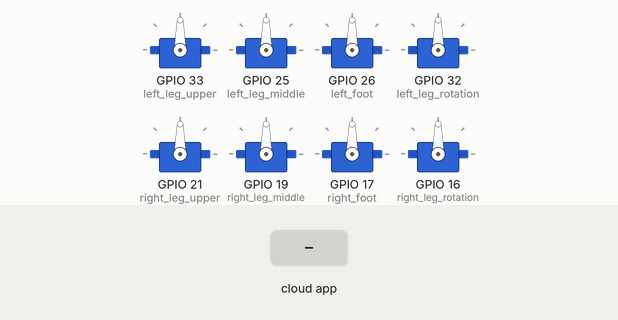
Bench run of a sketch on a simulated ESP32. On the bench: 8 × servo. The inputs (shaded band) are chosen by the test bench. The ROS host is connected and sends only what is stated.

Above: at 1.6 s.
1.7 s: the phone or cloud app sets servo_motion to reverse
At 2.3 s:
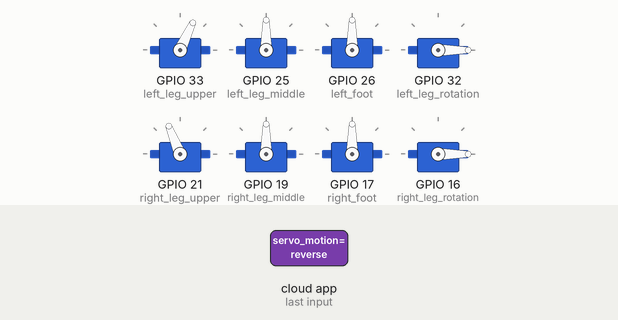
4.7 s: the phone or cloud app sets servo_motion to forward
At 5.8 s:
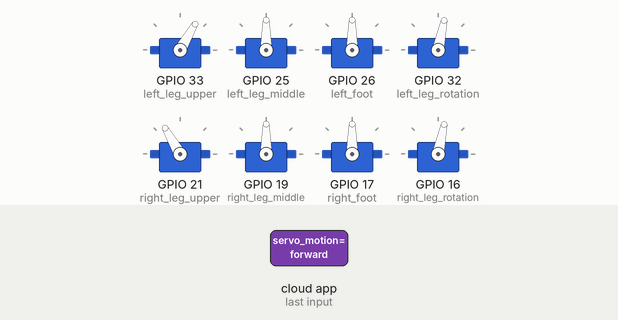
6.7 s: the phone or cloud app sets servo_motion to right
At 8.1 s:
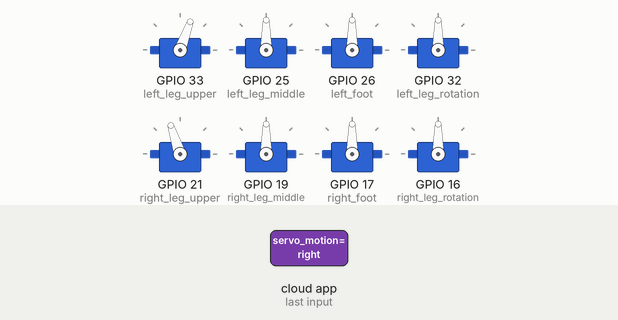
Timing chart, 0 to 9.7 s (numbered marks = the images above; inputs shaded):
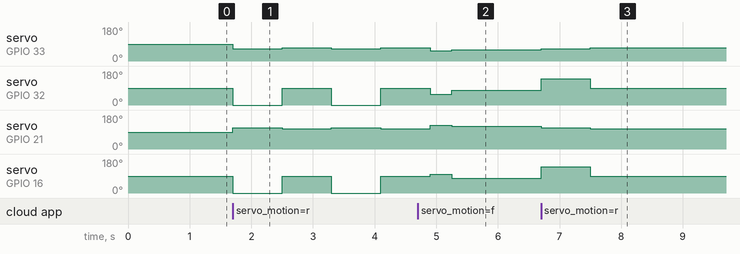

The sketch:

motion_control_wifi.ino
```cpp
//rosrun rosserial_python serial_node.py _port:=/dev/ttyUSB0 _baud:=115200


#include <ESP32Servo.h>
#include <ros.h>
#include <std_msgs/String.h>

// Servo objects for the robot's limbs (arms and legs)
Servo left_leg_upper, left_leg_middle, left_foot, left_leg_rotation;
Servo right_leg_upper, right_leg_middle, right_foot, right_leg_rotation;

// ROS node handle
ros::NodeHandle nh;

// Movement functions
void moveForward() {
  left_leg_rotation.write(56);
  right_leg_rotation.write(100);
  left_leg_upper.write(55);
  right_leg_upper.write(125);
  delay(350);
  left_leg_rotation.write(78);
  right_leg_rotation.write(78);
  left_leg_upper.write(60);
  right_leg_upper.write(120);
  delay(500);
}

void moveLeft() {
  left_leg_upper.write(65);
  right_leg_upper.write(112);
  left_leg_rotation.write(0);
  right_leg_rotation.write(0);
  delay(500);
  left_leg_upper.write(70);
  right_leg_upper.write(108);
  right_leg_rotation.write(90);
  left_leg_rotation.write(90);
  delay(1000);
}

void moveRight() {
  left_leg_upper.write(65);
  right_leg_upper.write(112);
  left_leg_rotation.write(140);
  right_leg_rotation.write(140);
  delay(800);
  left_leg_upper.write(70);
  right_leg_upper.write(108);
  right_leg_rotation.write(90);
  left_leg_rotation.write(90);
  delay(800);
}

void moveReverse() {
  for (int i = 0; i < 2; i++) {
    left_leg_upper.write(65);
    right_leg_upper.write(112);
    left_leg_rotation.write(0);
    right_leg_rotation.write(0);
    delay(800);
    left_leg_upper.write(70);
    right_leg_upper.write(108);
    right_leg_rotation.write(90);
    left_leg_rotation.write(90);
    delay(800);
  }
}

// Callback function for the servo_motion topic
void servoMotionCallback(const std_msgs::String& msg) {
  if (strcmp(msg.data, "forward") == 0) {
    moveForward();
  } else if (strcmp(msg.data, "left") == 0) {
    moveLeft();
  } else if (strcmp(msg.data, "right") == 0) {
    moveRight();
  } else if (strcmp(msg.data, "reverse") == 0) {
    moveReverse();
  }
}

// ROS subscriber
ros::Subscriber<std_msgs::String> sub("servo_motion", &servoMotionCallback);

void setup() {
  // Initialize servos
  Serial.begin(115200);
  nh.getHardware()->setBaud(115200);
  left_leg_upper.attach(33);
  left_leg_middle.attach(25);
  left_foot.attach(26);
  left_leg_rotation.attach(32);
  right_leg_upper.attach(21);
  right_leg_middle.attach(19);
  right_foot.attach(17);
  right_leg_rotation.attach(16);

  left_leg_upper.write(90);
  delay(50);
  left_leg_middle.write(90);
  delay(50);
  left_foot.write(90);
  delay(50);
  left_leg_rotation.write(90);
  delay(50);
  right_leg_upper.write(90);
  delay(50);
  right_leg_middle.write(90);
  delay(50);
  right_foot.write(90);
  delay(50);
  right_leg_rotation.write(90);
  delay(50);

  // Initialize ROS node
  nh.initNode();
  nh.subscribe(sub);
}

void loop() {
  // Handle ROS callbacks
  nh.spinOnce();
  delay(1);
}
```

Measured:
- after the input at 1.7 s, servo on GPIO 33 (left_leg_upper): alternates 70° for 0.80 s and 65° for 0.80 s, starting at once; servo on GPIO 32 (left_leg_rotation): alternates 90° for 0.80 s and 0° for 0.80 s, starting at once
- after the input at 4.7 s, servo on GPIO 33 (left_leg_upper): 70° → 55° after 0.20 s, → 60° 0.35 s later; servo on GPIO 32 (left_leg_rotation): 90° → 56° after 0.20 s, → 78° 0.35 s later; servo on GPIO 21 (right_leg_upper): 108° → 125° after 0.20 s, → 120° 0.35 s later; servo on GPIO 16 (right_leg_rotation): 90° → 100° after 0.20 s, → 78° 0.35 s later
- after the input at 6.7 s, servo on GPIO 33 (left_leg_upper): 60° → 65° at once, → 70° 0.80 s later; servo on GPIO 32 (left_leg_rotation), servo on GPIO 16 (right_leg_rotation): 78° → 140° at once, → 90° 0.80 s later; servo on GPIO 21 (right_leg_upper): 120° → 112° at once, → 108° 0.80 s later
